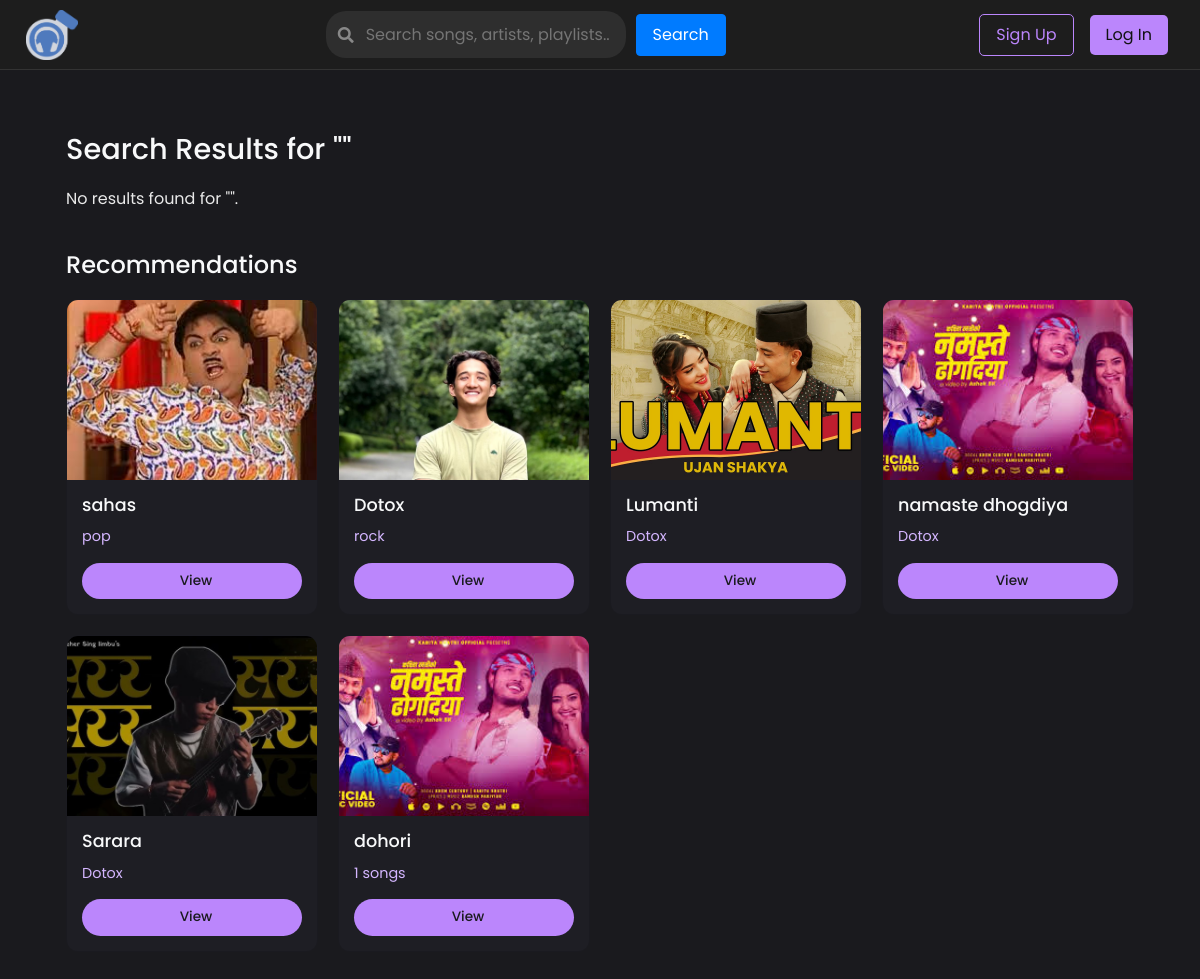
The app's page /search/ with its own data.
### users/models.py (models this page shows, shortened)
class ArtistProfile(models.Model):
    user_profile = models.OneToOneField(UserProfile, on_delete=models.CASCADE, related_name='artist_profile')
    profile_picture = models.ImageField(upload_to='profile_pics/', blank=True, null=True)
    artist_name = models.CharField(max_length=100)
    genre = models.CharField(max_length=50)
    verification_date = models.DateField(auto_now_add=True)
    bio = models.TextField(blank=True)
    is_verified = models.BooleanField(default=False)

class UserProfile(models.Model):
    USER_TYPE_CHOICES = (
        ('normal', 'Normal User'),
        ('artist', 'Verified Artist'),
    )
    user = models.OneToOneField(User, on_delete=models.CASCADE, related_name='profile')
    user_type = models.CharField(max_length=10, choices=USER_TYPE_CHOICES, default='normal')
    profile_picture = models.ImageField(upload_to='profile_pics/', blank=True, null=True)
    bio = models.TextField(blank=True)

class Song(models.Model):
    title = models.CharField(max_length=200)
    artist = models.ForeignKey(ArtistProfile, on_delete=models.CASCADE, related_name='songs')
    album = models.ForeignKey(Album, on_delete=models.SET_NULL, null=True, blank=True, related_name='songs')
    audio_file = models.FileField(
        upload_to='songs/',
        validators=[FileExtensionValidator(allowed_extensions=['mp3', 'wav', 'ogg', 'm4a'])],
    )
    cover_image = models.ImageField(upload_to='song_covers/', blank=True, null=True)
    duration = models.DurationField(blank=True, null=True)
    release_date = models.DateField(auto_now_add=True)
    genres = models.ManyToManyField(Genre, blank=True)
    lyrics = models.TextField(blank=True)
    is_explicit = models.BooleanField(default=False)
    is_public = models.BooleanField(default=True)

class Playlist(models.Model):
    user = models.ForeignKey(User, on_delete=models.CASCADE, related_name='playlists')
    name = models.CharField(max_length=255)
    songs = models.ManyToManyField(Song, blank=True)
    is_public = models.BooleanField(default=False)
    created_at = models.DateTimeField(auto_now_add=True)

### users/views.py (the view, shortened to what this page needs)
# urls.py: path('search/', search, name='search'),
def search(request):
    query = request.GET.get('q', '')
    results = {
        'songs': [],
        'artists': [],
        'playlists': [],
    }
    random_artists = list(ArtistProfile.objects.filter(is_verified=True).annotate(song_count=Count('songs')).order_by('?')[:3])
    random_songs = list(Song.objects.filter(is_public=True).order_by('?')[:3])
    random_playlists = list(Playlist.objects.filter(is_public=True).annotate(song_count=Count('songs')).order_by('?')[:3])
    return render(request, 'users/search_results.html', {
        'query': query,
        'results': results,
        'random_artists': random_artists,
        'random_songs': random_songs,
        'random_playlists': random_playlists,
    })

### users/context_processors.py (called while the page is built, shortened)
def user_type(request):
    context = {}
    return context

### users/templates/users/search_results.html (shortened to what this page needs)
{% extends "users/base.html" %}
{% block content %}
<div class="search-results-container">
  <h2 class="section-title">Search Results for "{{ query }}"</h2>
  {% if not results.songs and not results.artists and not results.playlists %}
    <p>No results found for "{{ query }}".</p>
  {% endif %}
  <div class="recommendation-section">
    <h3 class="section-title">Recommendations</h3>
    <div class="grid-container">
      {% for artist in random_artists %}
        <div class="card">
          <img src="{{ artist.user_profile.profile_picture.url }}" alt="{{ artist.artist_name }}">
          <div class="card-body">
            <h5 class="card-title">{{ artist.artist_name }}</h5>
            <p class="card-text">{{ artist.genre }}</p>
            <a href="{% url 'artist_profile' artist.user_profile.user.id %}" class="btn btn-view">
               View
            </a>
          </div>
        </div>
      {% endfor %}
      {% for song in random_songs %}
        <div class="card">
          <img src="{{ song.cover_image.url }}" alt="{{ song.title }}">
          <div class="card-body">
            <h5 class="card-title">{{ song.title }}</h5>
            <p class="card-text">{{ song.artist.artist_name }}</p>
            <a href="{% url 'song_detail' song.id %}" class="btn btn-view">
               View
            </a>
          </div>
        </div>
      {% endfor %}
      {% for playlist in random_playlists %}
        <div class="card">
          <img src="{% if playlist.songs.first %}{{ playlist.songs.first.cover_image.url }}{% else %}https://via.placeholder.com/200{% endif %}" alt="{{ playlist.name }}">
          <div class="card-body">
            <h5 class="card-title">{{ playlist.name }}</h5>
            <p class="card-text">{{ playlist.songs.count }} songs</p>
            <a href="{% url 'playlist_detail' playlist.id %}" class="btn btn-view">
               View
            </a>
          </div>
        </div>
      {% endfor %}
    </div>
  </div>
</div>
{% endblock %}

### users/static/css/base.css (style rules this page uses)
* { font-family: 'Poppins', sans-serif; margin: 0; padding: 0; box-sizing: border-box; }
body { padding-top: 80px; }

### users/templates/users/search_results.html (style rules this page uses)
:root { --primary-color: #bb86fc; --primary-light: #d4b6ff; --primary-dark: #9d55fc; --primary-bg: rgba(187, 134, 252, 0.15); --text-color: #e9e9e9; --light-color: #f8f9fa; --dark-color: #1a1a1e; --card-bg: #1e1e24; --card-secondary-bg: #2d2d34; --border-radius: 12px; }
body { background-color: var(--dark-color); color: var(--text-color); }
.search-results-container { padding: 20px; }
.section-title { font-size: 1.8rem; color: var(--light-color); margin-bottom: 20px; }
.grid-container { display: grid; grid-template-columns: repeat(auto-fill, minmax(250px, 1fr)); gap: 20px; }
.card { background-color: var(--card-bg); border-radius: var(--border-radius); overflow: hidden; transition: transform 0.3s ease, box-shadow 0.3s ease; }
.card img { width: 100%; height: 180px; object-fit: cover; }
.card-body { padding: 15px; }
.card-title { font-size: 1.1rem; color: var(--light-color); margin-bottom: 10px; }
.card-text { font-size: 0.9rem; color: var(--primary-light); margin-bottom: 15px; }
.btn-view { background-color: var(--primary-color); border: none; color: var(--dark-color); padding: 8px 16px; border-radius: 50px; font-size: 0.85rem; font-weight: 500; transition: all 0.3s ease; display: flex; align-items: center; justify-content: center; gap: 8px; width: 100%; }
.recommendation-section { margin-top: 40px; }
.recommendation-section .section-title { font-size: 1.5rem; }

### records on screen
ArtistProfile: user_profile.profile_picture (picture), artist_name "sahas", genre "pop"
ArtistProfile: user_profile.profile_picture (picture), artist_name "Dotox", genre "rock"
Song: cover_image (placeholder picture), title "Lumanti", artist.artist_name "Dotox"
Song: cover_image (picture), title "namaste dhogdiya", artist.artist_name "Dotox"
Song: cover_image (picture), title "Sarara", artist.artist_name "Dotox"
Playlist: songs.first.cover_image (picture), name "dohori", songs.count "1"
